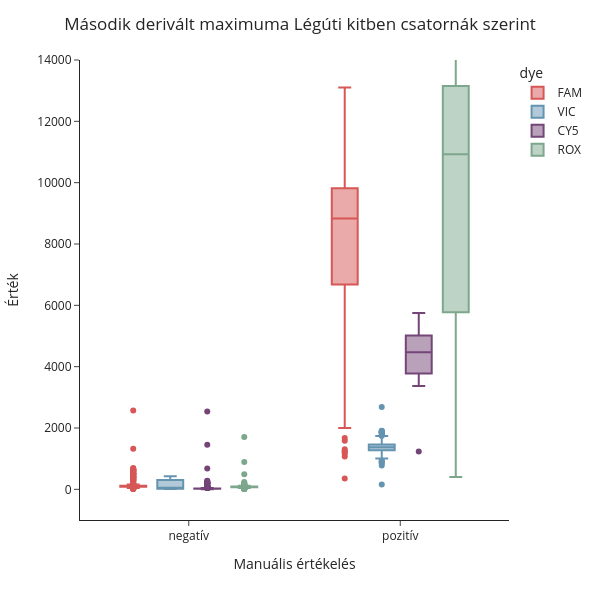

This figure's notebook cell:
### Code cell
import plotly.express as px

fig = px.box(
    all_manual_max_result,
    x="manual_result",
    y="dy_max",
    color="dye",
    color_discrete_map={
        "FAM": "#D75656",
        "VIC": "#6594B1",
        "ROX": "#7DA78C",
        "CY5": "#744577"
    }
)

fig.update_layout(
    template="simple_white",
    width=600,
    height=600,
    xaxis_title="Manuális értékelés",
    yaxis_title="Érték",
    yaxis=dict(
        range=[-1000, 14000],
        tickformat="d"   # <- teljes számok
    )
)

fig.update_layout(
    title=dict(
        text="Második derivált maximuma Légúti kitben csatornák szerint",
        x=0.5
    )
)

fig.show()

### Figure 1 — Plotly figure (JSON) as saved in the notebook; plotly's stock layout.template omitted (floating-point values rounded to 4 significant figures; data arrays with more than 128 entries replaced by an {"elided": "..."} marker saying what was removed)
{"data": [{"alignmentgroup": "True", "hovertemplate": "dye=FAM<br>manual_result=%{x}<br>dy_max=%{y}<extra></extra>", "legendgroup": "FAM", "marker": {"color": "#D75656"}, "name": "FAM", "notched": false, "offsetgroup": "FAM", "orientation": "v", "showlegend": true, "type": "box", "x": {"elided": "780 str values"}, "x0": " ", "xaxis": "x", "y": {"elided": "780 float values"}, "y0": " ", "yaxis": "y"}, {"alignmentgroup": "True", "hovertemplate": "dye=VIC<br>manual_result=%{x}<br>dy_max=%{y}<extra></extra>", "legendgroup": "VIC", "marker": {"color": "#6594B1"}, "name": "VIC", "notched": false, "offsetgroup": "VIC", "orientation": "v", "showlegend": true, "type": "box", "x": {"elided": "780 str values"}, "x0": " ", "xaxis": "x", "y": {"elided": "780 float values"}, "y0": " ", "yaxis": "y"}, {"alignmentgroup": "True", "hovertemplate": "dye=CY5<br>manual_result=%{x}<br>dy_max=%{y}<extra></extra>", "legendgroup": "CY5", "marker": {"color": "#744577"}, "name": "CY5", "notched": false, "offsetgroup": "CY5", "orientation": "v", "showlegend": true, "type": "box", "x": {"elided": "780 str values"}, "x0": " ", "xaxis": "x", "y": {"elided": "780 float values"}, "y0": " ", "yaxis": "y"}, {"alignmentgroup": "True", "hovertemplate": "dye=ROX<br>manual_result=%{x}<br>dy_max=%{y}<extra></extra>", "legendgroup": "ROX", "marker": {"color": "#7DA78C"}, "name": "ROX", "notched": false, "offsetgroup": "ROX", "orientation": "v", "showlegend": true, "type": "box", "x": {"elided": "780 str values"}, "x0": " ", "xaxis": "x", "y": {"elided": "780 float values"}, "y0": " ", "yaxis": "y"}], "layout": {"boxmode": "group", "height": 600, "legend": {"title": {"text": "dye"}, "tracegroupgap": 0}, "margin": {"t": 60}, "title": {"text": "Második derivált maximuma Légúti kitben csatornák szerint", "x": 0.5}, "width": 600, "xaxis": {"anchor": "y", "domain": [0, 1], "title": {"text": "Manuális értékelés"}}, "yaxis": {"anchor": "x", "domain": [0, 1], "range": [-1000, 14000], "tickformat": "d", "title": {"text": "Érték"}}}}
